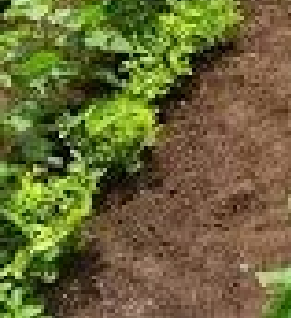
#> input picture Cropped segment.png, 291 x 318 px
$ python Q2_Q3_Q4_LeastSquares.py
#> lines starting #> are read from the running program, lines starting #| are printed output that depends on the picture; after the words box and inside, x2 and y2 are one past the last pixel; in counts of white or black regions, pixels touching at a corner belong together
import cv2 as cv, numpy as np, matplotlib.pyplot as plt
e = cv.Canny(cv.imread('Cropped segment.png', 0), 550, 690)
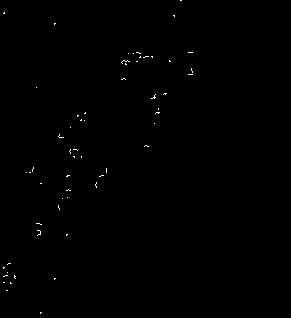
#> e: shape (318, 291); 0.24% white in thin lines or dots, all inside (x1, y1, x2, y2) = (3, 0, 193, 314)
y, x = np.where(e != 0)
#> y = 224 values from 0 to 313; x = 224 values, max 192 at index 18, min 3 at index 3, mean 92.95
plt.scatter(x, y, s=2); plt.gca().invert_yaxis(); plt.title('Q2'); plt.show()
#> after `plt.scatter(x, y, s=2)`:
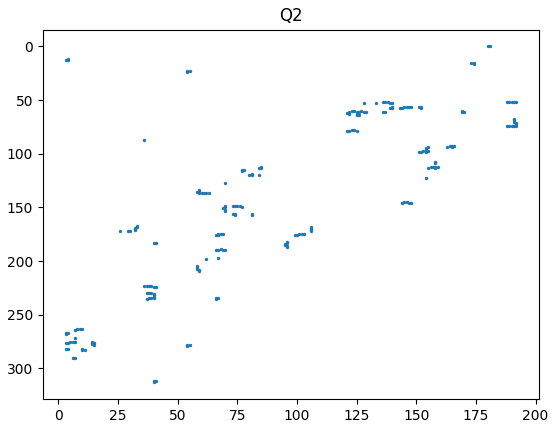
#> figure drawn by matplotlib, 1 panel
m, b = np.polyfit(x, y, 1); xl = np.array([x.min(), x.max()])
#> after `m, b = np.polyfit(x, y, 1)`: m = -1.07; b = 244.3
#> after `xl = np.array([x.min(), x.max()])`: xl = [3, 192]
plt.scatter(x, y, s=1, alpha=0.3); plt.plot(xl, m * xl + b, 'r-', lw=2)
plt.gca().invert_yaxis(); plt.title('Q3-Q4'); plt.show()
print(f'Q4 angle = {np.degrees(np.arctan(m)):.2f} deg')
#| Q4 angle = -47.07 deg
